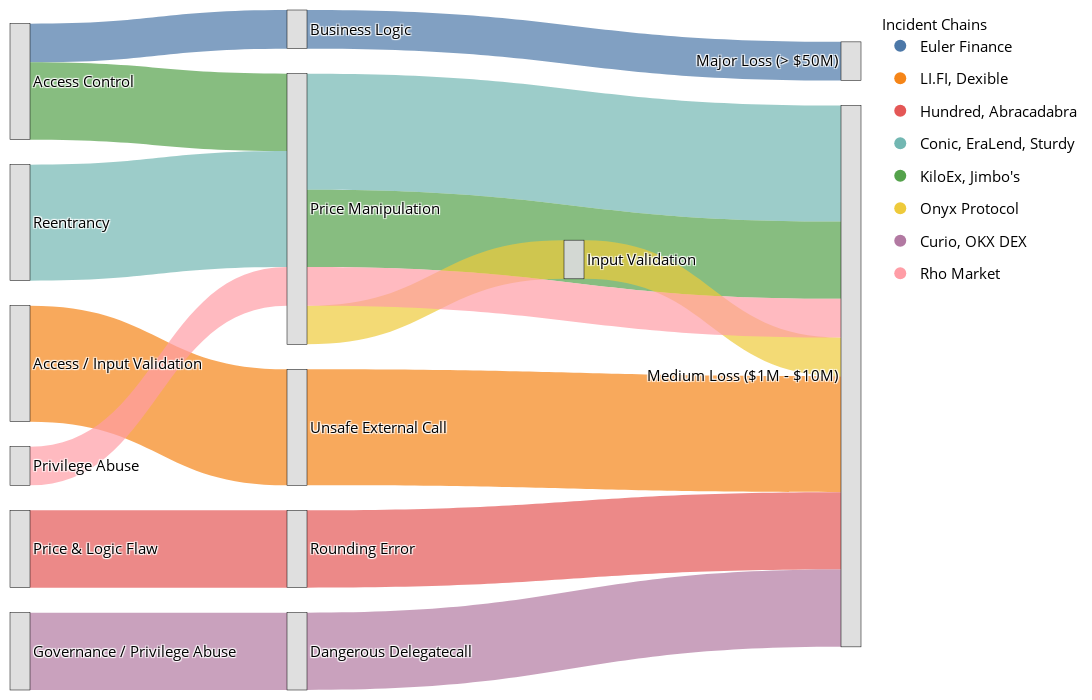

Here is the notebook cell this chart was saved with:
### Code cell
import pandas as pd
import plotly.graph_objects as go
import plotly.colors

# Manually compiled data of multi-vulnerability attack chains.
attack_chains_data = [
    {'chain_name': 'Euler Finance', 'vuln_entry': 'Access Control', 'vuln_payload': 'Business Logic', 'count': 1, 'loss': 197000000},
    {'chain_name': 'LI.FI, Dexible', 'vuln_entry': 'Access / Input Validation', 'vuln_payload': 'Unsafe External Call', 'count': 3, 'loss': 11600000 * 2 + 2000000},
    {'chain_name': 'Hundred, Abracadabra', 'vuln_entry': 'Price & Logic Flaw', 'vuln_payload': 'Rounding Error', 'count': 2, 'loss': 7400000 + 6500000},
    {'chain_name': 'Conic, EraLend, Sturdy', 'vuln_entry': 'Reentrancy', 'vuln_payload': 'Price Manipulation', 'count': 3, 'loss': 4200000 + 3400000 + 800000},
    {'chain_name': 'KiloEx, Jimbo\'s', 'vuln_entry': 'Access Control', 'vuln_payload': 'Price Manipulation', 'count': 2, 'loss': 7500000 * 2},
    {'chain_name': 'Onyx Protocol', 'vuln_entry': 'Price Manipulation', 'vuln_payload': 'Input Validation', 'count': 1, 'loss': 3800000},
    {'chain_name': 'Curio, OKX DEX', 'vuln_entry': 'Governance / Privilege Abuse', 'vuln_payload': 'Dangerous Delegatecall', 'count': 2, 'loss': 16000000 + 2700000},
    {'chain_name': 'Rho Market', 'vuln_entry': 'Privilege Abuse', 'vuln_payload': 'Price Manipulation', 'count': 1, 'loss': 7500000},
]

df_chains = pd.DataFrame(attack_chains_data)

# Define Loss Brackets
def get_loss_bracket(loss, count):
    avg_loss = loss / count
    if avg_loss > 50000000:
        return 'Major Loss (> $50M)'
    elif avg_loss > 10000000:
        return 'High Loss ($10M - $50M)'
    elif avg_loss > 1000000:
        return 'Medium Loss ($1M - $10M)'
    else:
        return 'Low Loss (< $1M)'

df_chains['Loss_Bracket'] = df_chains.apply(lambda row: get_loss_bracket(row['loss'], row['count']), axis=1)

# --- Prepare data for Sankey ---
color_palette = plotly.colors.qualitative.T10
df_chains['color'] = [color_palette[i % len(color_palette)] for i in range(len(df_chains))]

all_nodes = pd.concat([df_chains['vuln_entry'], df_chains['vuln_payload'], df_chains['Loss_Bracket']]).unique()
node_map = {node: i for i, node in enumerate(all_nodes)}

links = {'source': [], 'target': [], 'value': [], 'color': []}
for _, row in df_chains.iterrows():
    links['source'].append(node_map[row['vuln_entry']])
    links['target'].append(node_map[row['vuln_payload']])
    links['value'].append(row['count'])
    links['color'].append(row['color'])
    
    links['source'].append(node_map[row['vuln_payload']])
    links['target'].append(node_map[row['Loss_Bracket']])
    links['value'].append(row['count'])
    links['color'].append(row['color'])

# --- Create the Figure ---
link_colors_rgba = [f'rgba({int(c[1:3], 16)}, {int(c[3:5], 16)}, {int(c[5:7], 16)}, 0.7)' for c in links['color']]

fig = go.Figure(data=[go.Sankey(
    arrangement='snap',
    node=dict(
        pad=25,
        thickness=20,
        line=dict(color="black", width=0.5),
        label=all_nodes,
        color='rgba(220, 220, 220, 0.9)'
    ),
    link=dict(
        source=links['source'],
        target=links['target'],
        value=links['value'],
        color=link_colors_rgba
    ),
    textfont=dict(color='black', size=15)  # ✅ Correct placement
)],
    )

# Add a manual legend mapping each color to the chain_name
for _, row in df_chains.iterrows():
    fig.add_trace(go.Scatter(
        x=[None], y=[None],
        mode='markers',
        marker=dict(size=12, color=row['color']),
        legendgroup=row['chain_name'],
        showlegend=True,
        name=row['chain_name']
    ))

fig.update_layout(
    font_size=13,
    width=1100,
    height=700,
    plot_bgcolor='white',
    paper_bgcolor='white',
    legend=dict(
        title="Incident Chains",
        orientation="v",
        yanchor="top",
        y=1.0,
        xanchor="right",
        x=1.26,
        font=dict(size=15, color='black'),  # Increased size and darker font
        title_font=dict(size=15, color='black'),  # Optional: style title separately
        bgcolor='rgba(255,255,255,0.8)'
    ),
    xaxis=dict(showticklabels=False, showgrid=False, zeroline=False),
    yaxis=dict(showticklabels=False, showgrid=False, zeroline=False),
    margin=dict(l=10, r=10, t=10, b=10),  # left, right, top, bottom
)

import plotly.io as pio

# Save as PDF
#pio.write_image(fig, "exploit_chains_sankey.pdf", format='pdf', width=1100, height=700)

pio.write_image(
    fig,
    "exploit_chains_sankey.pdf",
    format="pdf",
    width=1100,  # or increase to 1600 for journal quality
    height=600,
    scale=1  # keep scale=1 for vector PDF
)

fig.show()

### Figure 1 — Plotly figure (JSON) as saved in the notebook; plotly's stock layout.template omitted (floating-point values rounded to 4 significant figures)
{"data": [{"arrangement": "snap", "link": {"color": ["rgba(76, 120, 168, 0.7)", "rgba(76, 120, 168, 0.7)", "rgba(245, 133, 24, 0.7)", "rgba(245, 133, 24, 0.7)", "rgba(228, 87, 86, 0.7)", "rgba(228, 87, 86, 0.7)", "rgba(114, 183, 178, 0.7)", "rgba(114, 183, 178, 0.7)", "rgba(84, 162, 75, 0.7)", "rgba(84, 162, 75, 0.7)", "rgba(238, 202, 59, 0.7)", "rgba(238, 202, 59, 0.7)", "rgba(178, 121, 162, 0.7)", "rgba(178, 121, 162, 0.7)", "rgba(255, 157, 166, 0.7)", "rgba(255, 157, 166, 0.7)"], "source": [0, 7, 1, 8, 2, 9, 3, 4, 0, 4, 4, 10, 5, 11, 6, 4], "target": [7, 12, 8, 13, 9, 13, 4, 13, 4, 13, 10, 13, 11, 13, 4, 13], "value": [1, 1, 3, 3, 2, 2, 3, 3, 2, 2, 1, 1, 2, 2, 1, 1]}, "node": {"color": "rgba(220, 220, 220, 0.9)", "label": ["Access Control", "Access / Input Validation", "Price & Logic Flaw", "Reentrancy", "Price Manipulation", "Governance / Privilege Abuse", "Privilege Abuse", "Business Logic", "Unsafe External Call", "Rounding Error", "Input Validation", "Dangerous Delegatecall", "Major Loss (> $50M)", "Medium Loss ($1M - $10M)"], "line": {"color": "black", "width": 0.5}, "pad": 25, "thickness": 20}, "textfont": {"color": "black", "size": 15}, "type": "sankey"}, {"legendgroup": "Euler Finance", "marker": {"color": "#4C78A8", "size": 12}, "mode": "markers", "name": "Euler Finance", "showlegend": true, "type": "scatter", "x": [null], "y": [null]}, {"legendgroup": "LI.FI, Dexible", "marker": {"color": "#F58518", "size": 12}, "mode": "markers", "name": "LI.FI, Dexible", "showlegend": true, "type": "scatter", "x": [null], "y": [null]}, {"legendgroup": "Hundred, Abracadabra", "marker": {"color": "#E45756", "size": 12}, "mode": "markers", "name": "Hundred, Abracadabra", "showlegend": true, "type": "scatter", "x": [null], "y": [null]}, {"legendgroup": "Conic, EraLend, Sturdy", "marker": {"color": "#72B7B2", "size": 12}, "mode": "markers", "name": "Conic, EraLend, Sturdy", "showlegend": true, "type": "scatter", "x": [null], "y": [null]}, {"legendgroup": "KiloEx, Jimbo's", "marker": {"color": "#54A24B", "size": 12}, "mode": "markers", "name": "KiloEx, Jimbo's", "showlegend": true, "type": "scatter", "x": [null], "y": [null]}, {"legendgroup": "Onyx Protocol", "marker": {"color": "#EECA3B", "size": 12}, "mode": "markers", "name": "Onyx Protocol", "showlegend": true, "type": "scatter", "x": [null], "y": [null]}, {"legendgroup": "Curio, OKX DEX", "marker": {"color": "#B279A2", "size": 12}, "mode": "markers", "name": "Curio, OKX DEX", "showlegend": true, "type": "scatter", "x": [null], "y": [null]}, {"legendgroup": "Rho Market", "marker": {"color": "#FF9DA6", "size": 12}, "mode": "markers", "name": "Rho Market", "showlegend": true, "type": "scatter", "x": [null], "y": [null]}], "layout": {"font": {"size": 13}, "height": 700, "legend": {"bgcolor": "rgba(255,255,255,0.8)", "font": {"color": "black", "size": 15}, "orientation": "v", "title": {"font": {"color": "black", "size": 15}, "text": "Incident Chains"}, "x": 1.26, "xanchor": "right", "y": 1, "yanchor": "top"}, "margin": {"b": 10, "l": 10, "r": 10, "t": 10}, "paper_bgcolor": "white", "plot_bgcolor": "white", "width": 1100, "xaxis": {"showgrid": false, "showticklabels": false, "zeroline": false}, "yaxis": {"showgrid": false, "showticklabels": false, "zeroline": false}}}
